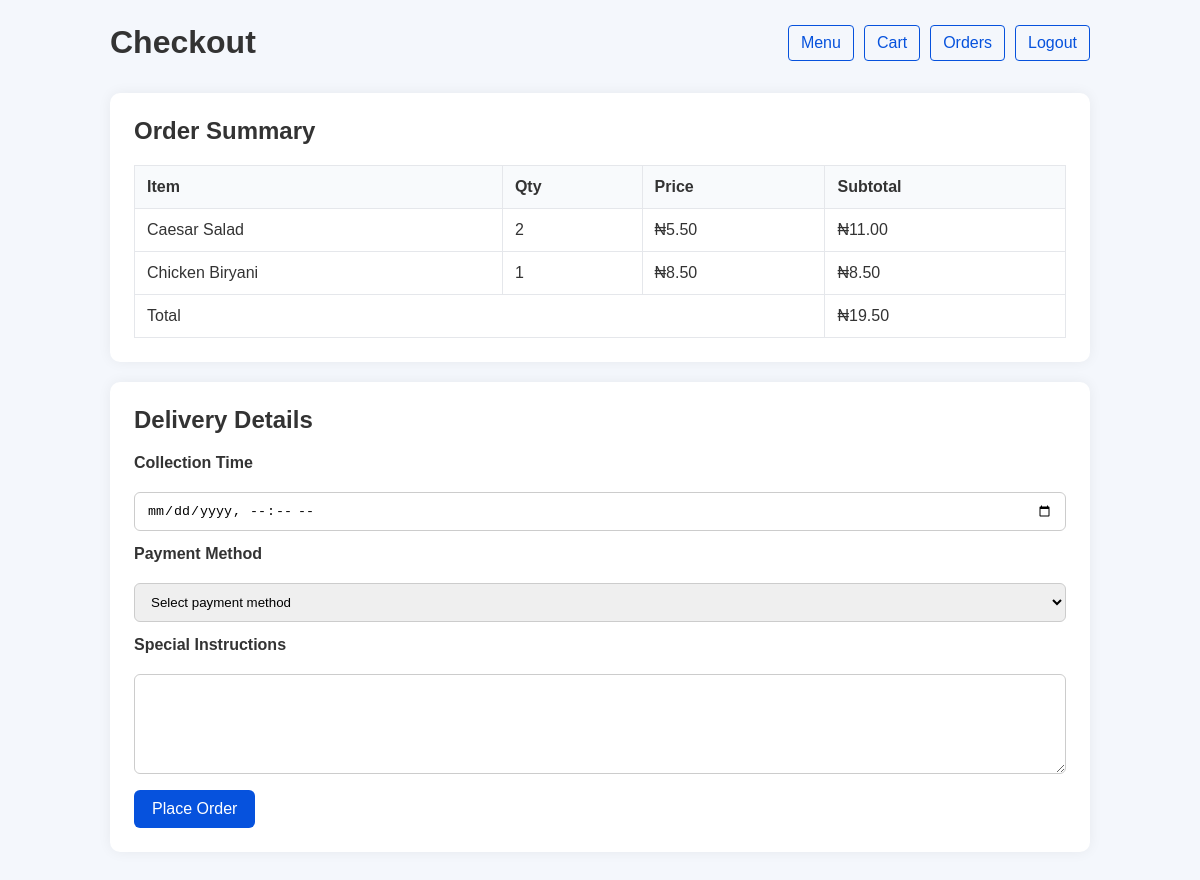
The page /checkout.php (signed in) on the database its author committed.
### tables this page shows
CREATE TABLE IF NOT EXISTS Cart (
    CartID INT AUTO_INCREMENT PRIMARY KEY,
    UserID INT NOT NULL,
    MenuID INT NOT NULL,
    Quantity INT NOT NULL DEFAULT 1,
    AddedDate DATETIME NOT NULL,
    FOREIGN KEY (UserID) REFERENCES Users(UserID) ON DELETE CASCADE ON UPDATE CASCADE,
    FOREIGN KEY (MenuID) REFERENCES Menu(MenuID) ON DELETE CASCADE ON UPDATE CASCADE,
    UNIQUE KEY unique_user_menu (UserID, MenuID),
    INDEX idx_user_id (UserID),
    INDEX idx_menu_id (MenuID)
);

CREATE TABLE IF NOT EXISTS Menu (
    MenuID INT AUTO_INCREMENT PRIMARY KEY,
    ItemName VARCHAR(100) NOT NULL,
    Price DECIMAL(6,2) NOT NULL,
    Category VARCHAR(50) NOT NULL,
    Availability BOOLEAN NOT NULL DEFAULT TRUE,
    CreatedDate DATE NOT NULL,
    Description VARCHAR(150),
    ImageURL VARCHAR(255),
    PrepTime INT,
    INDEX idx_category (Category),
    INDEX idx_availability (Availability)
);

### src/Cart.php (called while the page is built, shortened)
<?php
class Cart
{
    private mysqli $db;
    public function __construct(mysqli $connection)
    {
        $this->db = $connection;
    }
    public function getCartItems(int $userId): array
    {
        $stmt = $this->db->prepare('SELECT c.CartID, c.MenuID, c.Quantity, c.AddedDate, m.ItemName, m.Price, m.Availability FROM Cart c JOIN Menu m ON c.MenuID = m.MenuID WHERE c.UserID = ? ORDER BY c.AddedDate DESC');
        $stmt->bind_param('i', $userId);
        $stmt->execute();
        $result = $stmt->get_result();
        $items = $result->fetch_all(MYSQLI_ASSOC);
        return $items;
    }
    public function getTotalAmount(int $userId): float
    {
        $stmt = $this->db->prepare('SELECT SUM(c.Quantity * m.Price) AS total FROM Cart c JOIN Menu m ON c.MenuID = m.MenuID WHERE c.UserID = ?');
        $stmt->bind_param('i', $userId);
        $stmt->execute();
        $result = $stmt->get_result();
        $row = $result->fetch_assoc();
        return $row['total'] !== null ? (float) $row['total'] : 0.0;
    }
}

### src/functions.php (called while the page is built, shortened)
<?php
require_once __DIR__ . '/Menu.php';
require_once __DIR__ . '/Cart.php';
function escape(string $value): string
{
    return htmlspecialchars($value, ENT_QUOTES, 'UTF-8');
}

### public/checkout.php (the view, shortened to what this page needs)
<?php
require_once __DIR__ . '/../src/functions.php';
$db = createDb()->getConnection();
$cartModel = new Cart($db);
$userId = (int) $_SESSION['user_id'];
$successMessage = null;
$items = $cartModel->getCartItems($userId);
$total = $cartModel->getTotalAmount($userId);
?>
<!DOCTYPE html>
<html lang="en">
<head>
    <link rel="stylesheet" href="css/style.css">
</head>
<body>
    <div class="container">
        <header>
            <h1>Checkout</h1>
            <nav>
                <a href="menu.php">Menu</a>
                <a href="cart.php">Cart</a>
                <a href="orders.php">Orders</a>
                <a href="logout.php">Logout</a>
            </nav>
        </header>
        <main>
            <?php if ($successMessage): ?>
                <div class="success"><?= escape($successMessage) ?></div>
                <p><a href="orders.php">View order history</a></p>
            <?php else: ?>
                <section class="checkout-summary">
                    <h2>Order Summary</h2>
                    <table class="cart-table">
                        <thead>
                            <tr>
                                <th>Item</th>
                                <th>Qty</th>
                                <th>Price</th>
                                <th>Subtotal</th>
                            </tr>
                        </thead>
                        <tbody>
                            <?php foreach ($items as $item): ?>
                                <tr>
                                    <td><?= escape($item['ItemName']) ?></td>
                                    <td><?= escape($item['Quantity']) ?></td>
                                    <td>₦<?= number_format($item['Price'], 2) ?></td>
                                    <td>₦<?= number_format($item['Price'] * $item['Quantity'], 2) ?></td>
                                </tr>
                            <?php endforeach; ?>
                        </tbody>
                        <tfoot>
                            <tr>
                                <td colspan="3">Total</td>
                                <td>₦<?= number_format($total, 2) ?></td>
                            </tr>
                        </tfoot>
                    </table>
                </section>
                <section class="checkout-form">
                    <h2>Delivery Details</h2>
                    <form method="post" action="checkout.php">
                        <label for="collection_time">Collection Time</label>
                        <input type="datetime-local" id="collection_time" name="collection_time" required>
                        <label for="payment_method">Payment Method</label>
                        <select id="payment_method" name="payment_method" required>
                            <option value="">Select payment method</option>
                        </select>
                        <label for="special_instructions">Special Instructions</label>
                        <textarea id="special_instructions" name="special_instructions"></textarea>
                        <button type="submit">Place Order</button>
                    </form>
                </section>
            <?php endif; ?>
        </main>
    </div>
</body>
</html>

### public/css/style.css (style rules this page uses)
body { margin: 0; font-family: Arial, sans-serif; background-color: #f4f7fc; color: #333; }
.container { max-width: 980px; margin: 0 auto; padding: 24px; }
header { display: flex; flex-wrap: wrap; align-items: center; justify-content: space-between; margin-bottom: 32px; }
header h1 { margin: 0; font-size: 2rem; }
main>* { margin-bottom: 24px; }
nav { display: flex; gap: 10px; flex-wrap: wrap; }
nav a { text-decoration: none; color: #0652dd; border: 1px solid #0652dd; padding: 8px 12px; border-radius: 4px; transition: background-color 0.2s ease; }
.card, .admin-panel, .checkout-summary, .checkout-form, .order-card { background: white; border-radius: 10px; box-shadow: 0 0 14px rgba(0, 0, 0, 0.06); padding: 24px; margin-bottom: 20px; }
.card h2, .admin-panel h2, .checkout-summary h2, .checkout-form h2, .order-card h3 { margin-top: 0; }
.card form>*+*, .checkout-form form>*+* { margin-top: 14px; }
label { display: block; margin: 12px 0 6px; font-weight: 600; }
input[type="text"], input[type="password"], input[type="email"], input[type="number"], input[type="datetime-local"], select, textarea { width: 100%; padding: 10px 12px; border: 1px solid #ccc; border-radius: 6px; box-sizing: border-box; }
textarea { min-height: 100px; }
button, .button { background-color: #0652dd; color: #fff; border: none; padding: 10px 18px; border-radius: 6px; cursor: pointer; font-size: 1rem; }
.card form button, .menu-card form button, .checkout-form form button { margin-top: 12px; }
.cart-table, .admin-table { width: 100%; border-collapse: collapse; }
.cart-table th, .cart-table td, .admin-table th, .admin-table td { border: 1px solid #e5e7eb; padding: 12px; text-align: left; }
.cart-table th, .admin-table th { background-color: #f8fafc; }

### rows shown on the page
cart: MenuID.ItemName "Caesar Salad", Quantity "2", MenuID.Price "5.50", $item['Price'] * $item['Quantity'] "11.00"
cart: MenuID.ItemName "Chicken Biryani", Quantity "1", MenuID.Price "8.50", $item['Price']*$item['Quantity'] "8.50"

### other values the page prints
$total "19.50"
